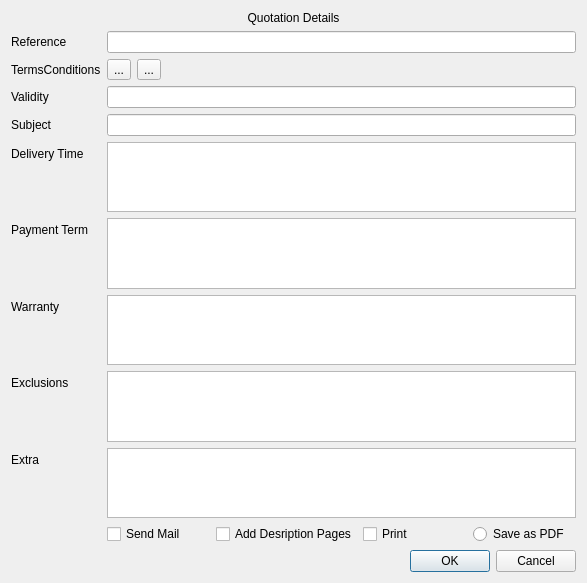
<?xml version="1.0" encoding="UTF-8"?>
<ui version="4.0">
 <class>QuotationDetails</class>
 <widget class="QWidget" name="QuotationDetails">
  <property name="geometry">
   <rect>
    <x>0</x>
    <y>0</y>
    <width>587</width>
    <height>583</height>
   </rect>
  </property>
  <property name="windowTitle">
   <string>Form</string>
  </property>
  <layout class="QVBoxLayout" name="verticalLayout">
   <item>
    <widget class="QLabel" name="label">
     <property name="text">
      <string>Quotation Details</string>
     </property>
     <property name="alignment">
      <set>Qt::AlignCenter</set>
     </property>
    </widget>
   </item>
   <item>
    <layout class="QFormLayout" name="formLayout">
     <item row="1" column="0">
      <widget class="QLabel" name="termsConditionsLabel">
       <property name="text">
        <string>TermsConditions</string>
       </property>
      </widget>
     </item>
     <item row="1" column="1">
      <layout class="QHBoxLayout" name="horizontalLayout_2">
       <item>
        <widget class="QToolButton" name="prevButton">
         <property name="text">
          <string>...</string>
         </property>
        </widget>
       </item>
       <item>
        <widget class="QToolButton" name="nextButton">
         <property name="text">
          <string>...</string>
         </property>
        </widget>
       </item>
      </layout>
     </item>
     <item row="2" column="0">
      <widget class="QLabel" name="validityLabel">
       <property name="text">
        <string>Validity</string>
       </property>
      </widget>
     </item>
     <item row="2" column="1">
      <widget class="QLineEdit" name="validityLineEdit"/>
     </item>
     <item row="5" column="0">
      <widget class="QLabel" name="label_2">
       <property name="text">
        <string>Delivery Time</string>
       </property>
      </widget>
     </item>
     <item row="5" column="1">
      <widget class="QPlainTextEdit" name="delivery"/>
     </item>
     <item row="6" column="0">
      <widget class="QLabel" name="label_3">
       <property name="text">
        <string>Payment Term</string>
       </property>
      </widget>
     </item>
     <item row="6" column="1">
      <widget class="QPlainTextEdit" name="payments"/>
     </item>
     <item row="7" column="0">
      <widget class="QLabel" name="label_4">
       <property name="text">
        <string>Warranty</string>
       </property>
      </widget>
     </item>
     <item row="7" column="1">
      <widget class="QPlainTextEdit" name="warranty"/>
     </item>
     <item row="8" column="0">
      <widget class="QLabel" name="label_5">
       <property name="text">
        <string>Exclusions</string>
       </property>
      </widget>
     </item>
     <item row="8" column="1">
      <widget class="QPlainTextEdit" name="exclusions"/>
     </item>
     <item row="9" column="0">
      <widget class="QLabel" name="label_6">
       <property name="text">
        <string>Extra</string>
       </property>
      </widget>
     </item>
     <item row="9" column="1">
      <widget class="QPlainTextEdit" name="extra"/>
     </item>
     <item row="11" column="1">
      <widget class="QDialogButtonBox" name="buttonBox">
       <property name="standardButtons">
        <set>QDialogButtonBox::Cancel|QDialogButtonBox::Ok</set>
       </property>
      </widget>
     </item>
     <item row="10" column="1">
      <layout class="QHBoxLayout" name="horizontalLayout">
       <item>
        <widget class="QCheckBox" name="sendMail">
         <property name="text">
          <string>Send Mail</string>
         </property>
        </widget>
       </item>
       <item>
        <widget class="QCheckBox" name="printDescription">
         <property name="text">
          <string>Add Desription Pages</string>
         </property>
        </widget>
       </item>
       <item>
        <widget class="QCheckBox" name="printNow">
         <property name="text">
          <string>Print</string>
         </property>
        </widget>
       </item>
       <item>
        <widget class="QRadioButton" name="PDFradioButton">
         <property name="text">
          <string>Save as PDF</string>
         </property>
         <attribute name="buttonGroup">
          <string notr="true">buttonGroup</string>
         </attribute>
        </widget>
       </item>
      </layout>
     </item>
     <item row="0" column="1">
      <widget class="QLineEdit" name="subjectLineEdit"/>
     </item>
     <item row="0" column="0">
      <widget class="QLabel" name="subjectLabel">
       <property name="text">
        <string>Reference</string>
       </property>
      </widget>
     </item>
     <item row="3" column="0">
      <widget class="QLabel" name="label_7">
       <property name="text">
        <string>Subject</string>
       </property>
      </widget>
     </item>
     <item row="3" column="1">
      <widget class="QLineEdit" name="converNote"/>
     </item>
    </layout>
   </item>
  </layout>
 </widget>
 <resources/>
 <connections/>
 <buttongroups>
  <buttongroup name="buttonGroup"/>
 </buttongroups>
</ui>
